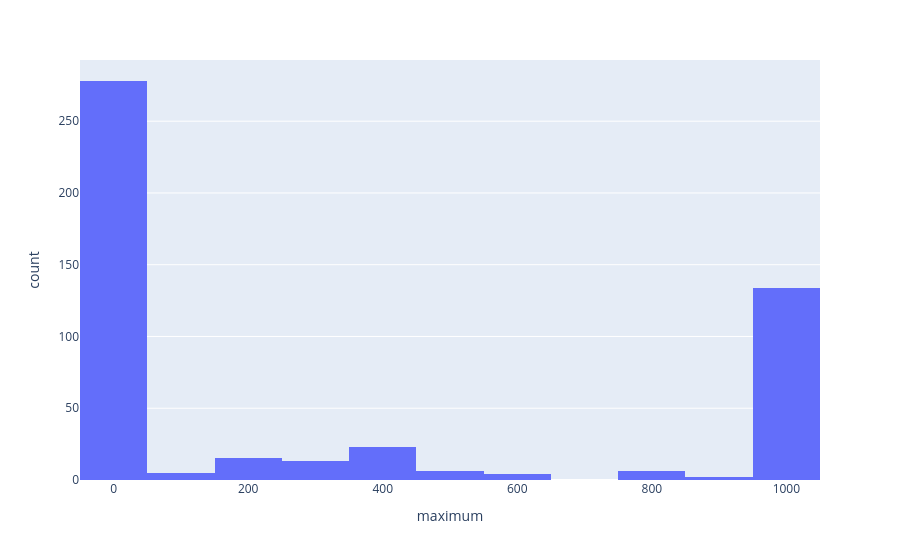

Notebook cell for this chart:
### Code cell
px.histogram(fva_sol[non_zero_mask], x="maximum")

### Figure 1 — Plotly figure (JSON) as saved in the notebook; plotly's stock layout.template omitted (floating-point values rounded to 4 significant figures; data arrays with more than 128 entries replaced by an {"elided": "..."} marker saying what was removed)
{"data": [{"alignmentgroup": "True", "bingroup": "x", "hovertemplate": "maximum=%{x}<br>count=%{y}<extra></extra>", "legendgroup": "", "marker": {"color": "#636efa", "pattern": {"shape": ""}}, "name": "", "offsetgroup": "", "orientation": "v", "showlegend": false, "type": "histogram", "x": {"elided": "486 float values"}, "xaxis": "x", "yaxis": "y"}], "layout": {"barmode": "relative", "legend": {"tracegroupgap": 0}, "margin": {"t": 60}, "xaxis": {"anchor": "y", "domain": [0, 1], "title": {"text": "maximum"}}, "yaxis": {"anchor": "x", "domain": [0, 1], "title": {"text": "count"}}}}
